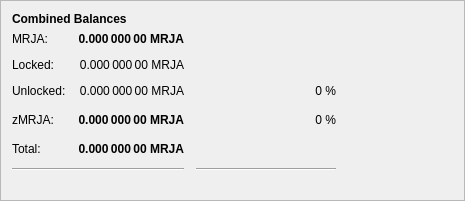
            <widget class="QFrame" name="frame_3">
             <property name="geometry">
              <rect>
               <x>0</x>
               <y>150</y>
               <width>465</width>
               <height>201</height>
              </rect>
             </property>
             <property name="frameShape">
              <enum>QFrame::StyledPanel</enum>
             </property>
             <property name="frameShadow">
              <enum>QFrame::Raised</enum>
             </property>
             <layout class="QVBoxLayout" name="verticalLayout_5">
              <item>
               <layout class="QHBoxLayout" name="horizontalLayout_5" stretch="0">
                <item>
                 <widget class="QLabel" name="label_5z">
                  <property name="maximumSize">
                   <size>
                    <width>16777215</width>
                    <height>20</height>
                   </size>
                  </property>
                  <property name="font">
                   <font>
                    <weight>75</weight>
                    <bold>true</bold>
                   </font>
                  </property>
                  <property name="toolTip">
                   <string>Combined Balances (including unconfirmed and immature coins)</string>
                  </property>
                  <property name="text">
                   <string>&lt;html&gt;&lt;head/&gt;&lt;body&gt;&lt;p&gt;Combined Balances&lt;/p&gt;&lt;/body&gt;&lt;/html&gt;</string>
                  </property>
                 </widget>
                </item>
               </layout>
              </item>
              <item>
               <layout class="QGridLayout" name="gridLayout_3">
                <property name="spacing">
                 <number>12</number>
                </property>
                <item row="7" column="0" colspan="2">
                 <widget class="Line" name="lineSpendableBalance_3">
                  <property name="orientation">
                   <enum>Qt::Horizontal</enum>
                  </property>
                 </widget>
                </item>
                <item row="7" column="2">
                 <widget class="Line" name="lineWatchBalance_3">
                  <property name="sizePolicy">
                   <sizepolicy hsizetype="Preferred" vsizetype="Fixed">
                    <horstretch>0</horstretch>
                    <verstretch>0</verstretch>
                   </sizepolicy>
                  </property>
                  <property name="minimumSize">
                   <size>
                    <width>140</width>
                    <height>0</height>
                   </size>
                  </property>
                  <property name="orientation">
                   <enum>Qt::Horizontal</enum>
                  </property>
                 </widget>
                </item>
                <item row="4" column="1">
                 <widget class="QLabel" name="labelzBalancez">
                  <property name="font">
                   <font>
                    <weight>75</weight>
                    <bold>true</bold>
                   </font>
                  </property>
                  <property name="cursor">
                   <cursorShape>IBeamCursor</cursorShape>
                  </property>
                  <property name="toolTip">
                   <string>Total of transactions that have yet to be confirmed, and do not yet count toward the spendable balance</string>
                  </property>
                  <property name="text">
                   <string notr="true">0.000 000 00 MRJA</string>
                  </property>
                  <property name="alignment">
                   <set>Qt::AlignRight|Qt::AlignTrailing|Qt::AlignVCenter</set>
                  </property>
                  <property name="textInteractionFlags">
                   <set>Qt::LinksAccessibleByMouse|Qt::TextSelectableByKeyboard|Qt::TextSelectableByMouse</set>
                  </property>
                 </widget>
                </item>
                <item row="6" column="1">
                 <widget class="QLabel" name="labelTotalz">
                  <property name="font">
                   <font>
                    <weight>75</weight>
                    <bold>true</bold>
                   </font>
                  </property>
                  <property name="cursor">
                   <cursorShape>IBeamCursor</cursorShape>
                  </property>
                  <property name="toolTip">
                   <string>Total Balance, including unconfirmed and immature coins.</string>
                  </property>
                  <property name="text">
                   <string notr="true">0.000 000 00 MRJA</string>
                  </property>
                  <property name="alignment">
                   <set>Qt::AlignRight|Qt::AlignTrailing|Qt::AlignVCenter</set>
                  </property>
                  <property name="textInteractionFlags">
                   <set>Qt::LinksAccessibleByMouse|Qt::TextSelectableByKeyboard|Qt::TextSelectableByMouse</set>
                  </property>
                 </widget>
                </item>
                <item row="4" column="3">
                 <spacer name="horizontalSpacer_6">
                  <property name="orientation">
                   <enum>Qt::Horizontal</enum>
                  </property>
                  <property name="sizeHint" stdset="0">
                   <size>
                    <width>40</width>
                    <height>20</height>
                   </size>
                  </property>
                 </spacer>
                </item>
                <item row="6" column="0">
                 <widget class="QLabel" name="labelTotalTextz">
                  <property name="text">
                   <string>Total:</string>
                  </property>
                 </widget>
                </item>
                <item row="1" column="0">
                 <widget class="QLabel" name="labelBalanceTextz">
                  <property name="text">
                   <string>MRJA:</string>
                  </property>
                 </widget>
                </item>
                <item row="1" column="1">
                 <widget class="QLabel" name="labelBalancez">
                  <property name="font">
                   <font>
                    <weight>75</weight>
                    <bold>true</bold>
                   </font>
                  </property>
                  <property name="cursor">
                   <cursorShape>IBeamCursor</cursorShape>
                  </property>
                  <property name="toolTip">
                   <string>Your current spendable balance</string>
                  </property>
                  <property name="text">
                   <string notr="true">0.000 000 00 MRJA</string>
                  </property>
                  <property name="alignment">
                   <set>Qt::AlignRight|Qt::AlignTrailing|Qt::AlignVCenter</set>
                  </property>
                  <property name="textInteractionFlags">
                   <set>Qt::LinksAccessibleByMouse|Qt::TextSelectableByKeyboard|Qt::TextSelectableByMouse</set>
                  </property>
                 </widget>
                </item>
                <item row="4" column="0">
                 <widget class="QLabel" name="labelzBalanceTextz">
                  <property name="toolTip">
                   <string/>
                  </property>
                  <property name="text">
                   <string>zMRJA:</string>
                  </property>
                 </widget>
                </item>
                <item row="4" column="2">
                 <widget class="QLabel" name="labelzXORNPercent">
                  <property name="toolTip">
                   <string>&lt;html&gt;&lt;head/&gt;&lt;body&gt;&lt;p&gt;Current percentage of zMRJA.&lt;/p&gt;&lt;p&gt;If AutoMint is enabled this percentage will settle around the configured AutoMint percentage (default = 10%)&lt;/p&gt;&lt;/body&gt;&lt;/html&gt;</string>
                  </property>
                  <property name="text">
                   <string>0 %</string>
                  </property>
                  <property name="alignment">
                   <set>Qt::AlignRight|Qt::AlignTrailing|Qt::AlignVCenter</set>
                  </property>
                 </widget>
                </item>
                <item row="6" column="2">
                 <widget class="QLabel" name="label100Percent">
                  <property name="text">
                   <string/>
                  </property>
                  <property name="alignment">
                   <set>Qt::AlignRight|Qt::AlignTrailing|Qt::AlignVCenter</set>
                  </property>
                 </widget>
                </item>
                <item row="2" column="1">
                 <widget class="QLabel" name="labelLockedBalance">
                  <property name="toolTip">
                   <string>Locked MRJA or Masternode collaterals. These are excluded from zMRJA minting.</string>
                  </property>
                  <property name="text">
                   <string>0.000 000 00 MRJA</string>
                  </property>
                  <property name="alignment">
                   <set>Qt::AlignRight|Qt::AlignTrailing|Qt::AlignVCenter</set>
                  </property>
                 </widget>
                </item>
                <item row="2" column="0">
                 <widget class="QLabel" name="labelLockedBalanceText">
                  <property name="toolTip">
                   <string>&lt;html&gt;&lt;head/&gt;&lt;body&gt;&lt;p&gt;Locked MRJA or Masternode collaterals. These are excluded from zMRJA minting.&lt;/p&gt;&lt;/body&gt;&lt;/html&gt;</string>
                  </property>
                  <property name="text">
                   <string>Locked:</string>
                  </property>
                 </widget>
                </item>
                <item row="3" column="0">
                 <widget class="QLabel" name="labelUnLockedBalanceText">
                  <property name="toolTip">
                   <string>&lt;html&gt;&lt;head/&gt;&lt;body&gt;&lt;p&gt;Unlocked MRJAs. These can be used for zMRJA minting.&lt;/p&gt;&lt;/body&gt;&lt;/html&gt;</string>
                  </property>
                  <property name="text">
                   <string>Unlocked:</string>
                  </property>
                 </widget>
                </item>
                <item row="3" column="1">
                 <widget class="QLabel" name="labelUnLockedBalance">
                  <property name="toolTip">
                   <string>&lt;html&gt;&lt;head/&gt;&lt;body&gt;&lt;p&gt;Unlocked MRJAs. These can be used for zMRJA minting.&lt;/p&gt;&lt;/body&gt;&lt;/html&gt;</string>
                  </property>
                  <property name="text">
                   <string>0.000 000 00 MRJA</string>
                  </property>
                  <property name="alignment">
                   <set>Qt::AlignRight|Qt::AlignTrailing|Qt::AlignVCenter</set>
                  </property>
                 </widget>
                </item>
                <item row="3" column="2">
                 <widget class="QLabel" name="labelXORNPercent">
                  <property name="text">
                   <string>0 %</string>
                  </property>
                  <property name="alignment">
                   <set>Qt::AlignRight|Qt::AlignTrailing|Qt::AlignVCenter</set>
                  </property>
                 </widget>
                </item>
               </layout>
              </item>
              <item>
               <spacer name="verticalSpacer">
                <property name="orientation">
                 <enum>Qt::Vertical</enum>
                </property>
                <property name="sizeHint" stdset="0">
                 <size>
                  <width>20</width>
                  <height>40</height>
                 </size>
                </property>
               </spacer>
              </item>
             </layout>
            </widget>
